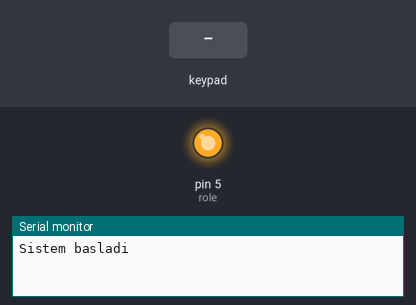
Bench run of a sketch on a simulated Arduino Uno, built with avr-gcc and run on an emulated ATmega328P. Shown: output pins drawn as LEDs (lit = HIGH), the last lines printed to the serial monitor. The inputs (shaded band) are chosen by the test bench.

Above: at 1.2 s.
1.3 s: keypad keys 3 4 2 3 pressed 0.4 s apart
At 2.85 s:
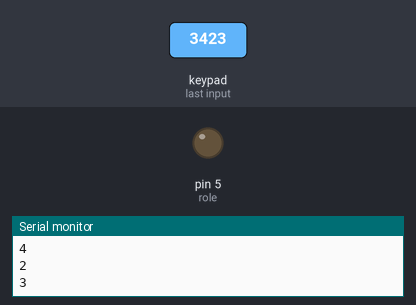
4.4 s: key '*' pressed
5.9 s: key '#' pressed
7.4 s: keypad keys 3 4 2 3 # pressed 0.4 s apart
Timing chart, 0 to 10.4 s (numbered marks = the images above; inputs shaded):
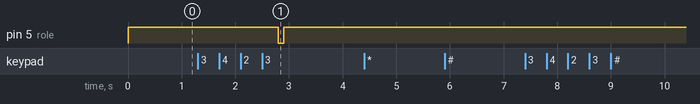

Measured:
- after the input at 1.3 s, pin 5 (role): HIGH → LOW after 1.5 s, → HIGH 0.10 s later

The sketch:

koin.ino
```cpp
#include <Keypad.h>

int role = 5;

const byte satir = 4;
const byte sutun = 3;
int i = 0;
char sifre1[4];
char sifre[4] = {'*', '#', '1', '9'};
char tus;
char tus_takimi[satir][sutun] = {
  {'1', '2', '3'},
  {'4', '5', '6'},
  {'7', '8', '9'},
  {'*', '0', '#'}
};

byte satir_pinleri[satir] = {13, 12, 11, 10};
byte sutun_pinleri[satir] = {9, 8, 7, 6};

Keypad keypad_ard = Keypad(makeKeymap(tus_takimi) , satir_pinleri , sutun_pinleri , satir , sutun);

void setup() {
  pinMode(role, OUTPUT);
  Serial.begin(9600);
  Serial.println("Sistem basladi");
     digitalWrite(role, HIGH); // benim kullandığım rölede HIGH yapınca kapalı kalıyor siz de kendi rölenize göre ayarlayabilirsiniz.
}

void loop()
{

  tus = keypad_ard.getKey();
  if (tus)
  {
    sifre1[i++] = tus;
    Serial.println(tus);
    delay(100);
  }

  if (i == 4) {
    delay(200);
    char sifre[4] = {'3', '4', '2', '3'};
    if ((strncmp(sifre1, sifre, 4) == 0))   {

      digitalWrite(role, LOW);
      delay(100);
      digitalWrite(role, HIGH);
       Serial.println("dogru sifre");

      i = 0;
    }
    else {
     digitalWrite(role, HIGH);
     Serial.println("yanlis sifre");
      i = 0;
    }
  }
}
```
